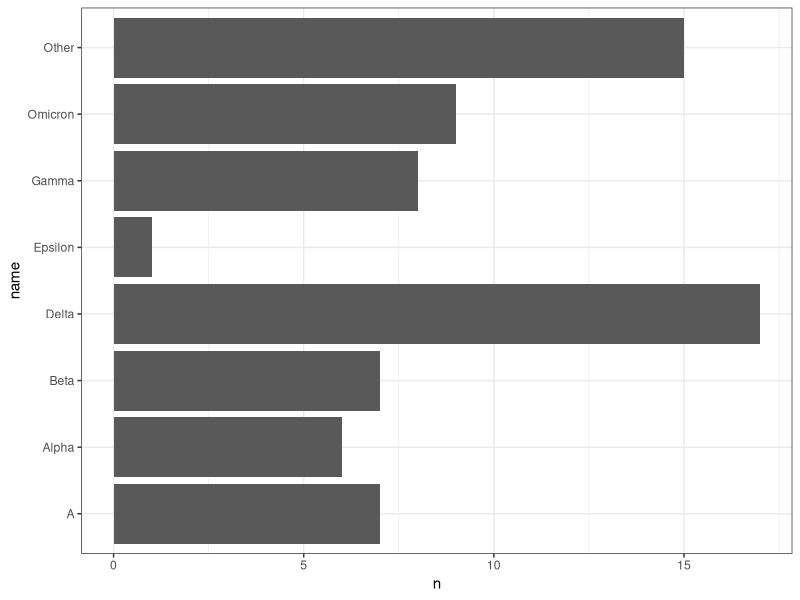
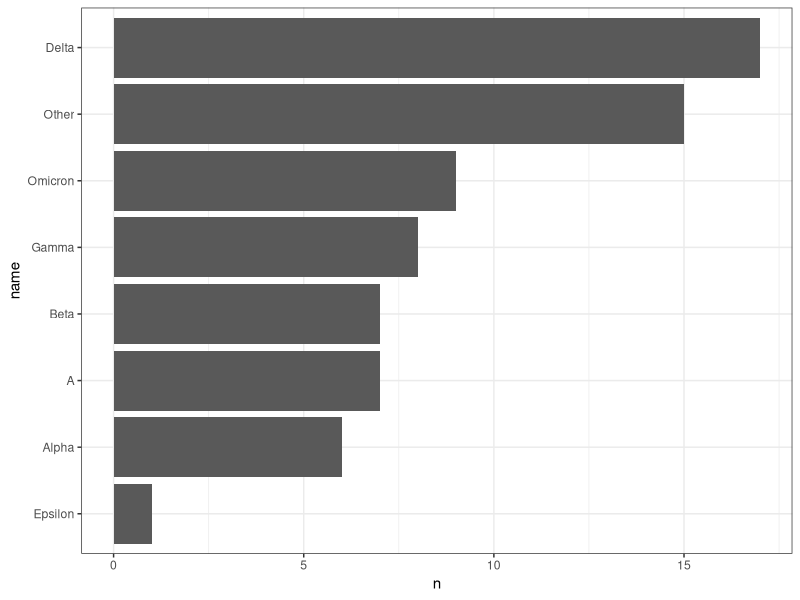
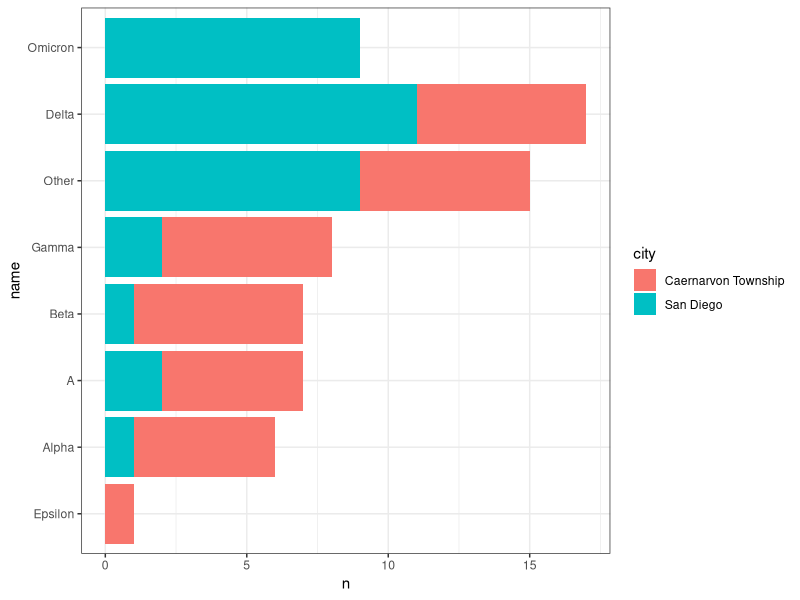
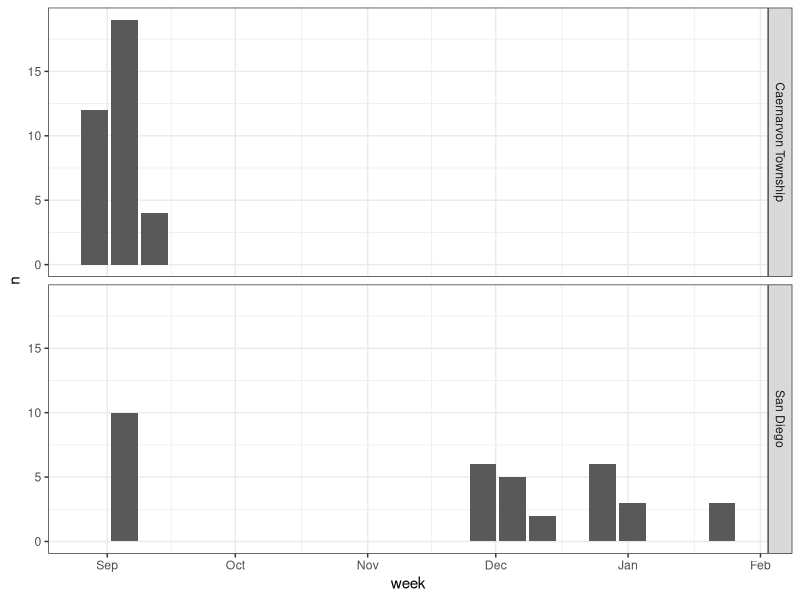
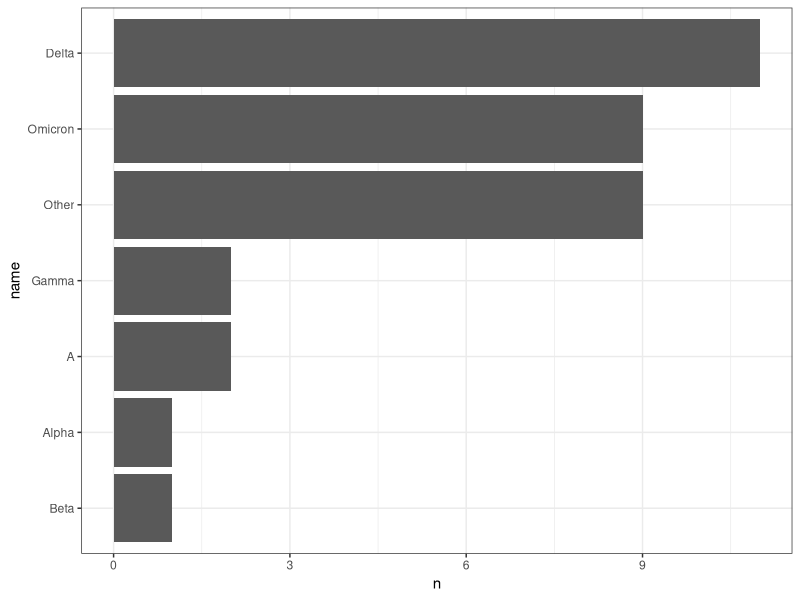
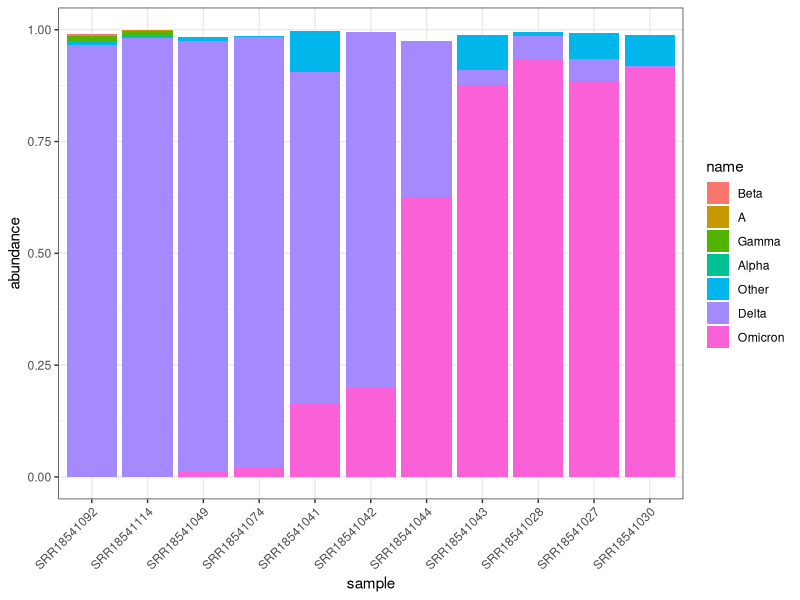
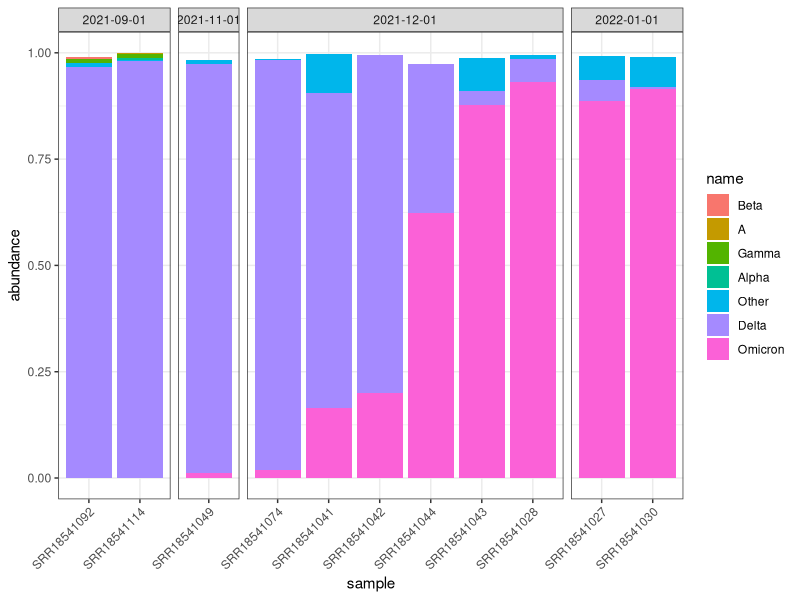
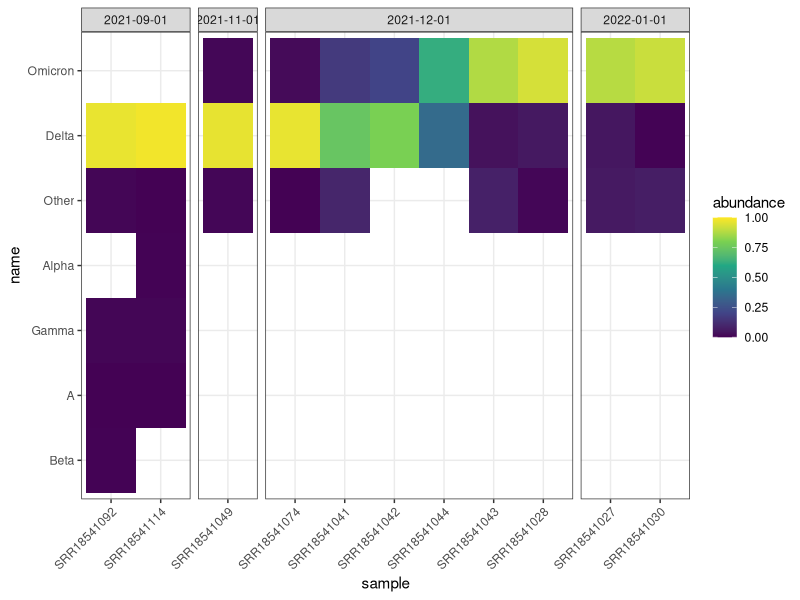

Here is the R script that generated these plots, in order:
## ---- chunk 1
#| echo: false
knitr::opts_chunk$set(echo = TRUE, root.dir = "../../course_files/r_demo/")
knitr::opts_knit$set(root.dir = "../../course_files/r_demo/")
## ---- chunk 2
#| message: false
library(tidyverse)
theme_set(theme_bw())
## ---- chunk 3
#| include: false
vocs <- read_csv("vocs_abundances.csv")
## ---- chunk 4
head(vocs)
## ---- chunk 5
vocs |> 
  # keep rows with >= 75% abundance
  filter(abundance >= 0.75) |> 
  # sort them by date
  arrange(date)
## ---- chunk 6
vocs |> 
  count(name)
## ---- chunk 7
vocs |> 
  # count occurrence of each VOC
  count(name) |> 
  # visualise
  ggplot(aes(x = n, y = name)) +
  geom_col()
## ---- chunk 8
vocs |> 
  # count occurrence of each VOC
  count(name) |> 
  # reorder the names by their count
  mutate(name = fct_reorder(name, n)) |>
  # visualise
  ggplot(aes(x = n, y = name)) +
  geom_col()
## ---- chunk 9
vocs |> 
  # count by city and name
  count(city, name) |> 
  # reorder the names by their count
  mutate(name = fct_reorder(name, n)) |> 
  # visualise
  ggplot(aes(x = n, y = name)) +
  geom_col(aes(fill = city))
## ---- chunk 10
vocs |> 
  # create a variable with the start of the week for each sample
  mutate(week = floor_date(date, "week")) |> 
  # count how many samples per week and city
  count(week, city) |> 
  # barplot
  ggplot(aes(week, n)) +
  geom_col() +
  facet_grid(rows = vars(city))
## ---- chunk 11
sandiego <- vocs |> 
  filter(city == "San Diego") |> 
  mutate(month = floor_date(date, "month"),
         sample = fct_reorder(sample, date),
         name = fct_reorder(name, date))
## ---- chunk 12
sandiego |> 
  count(name) |> 
  mutate(name = fct_reorder(name, n)) |> 
  ggplot(aes(n, name)) +
  geom_col()
## ---- chunk 13
sandiego |> 
  ggplot(aes(x = sample, y = abundance)) +
  geom_col(aes(fill = name)) +
  scale_x_discrete(guide = guide_axis(angle = 45))
## ---- chunk 14
sandiego |> 
  ggplot(aes(x = sample, y = abundance)) +
  geom_col(aes(fill = name)) +
  scale_x_discrete(guide = guide_axis(angle = 45)) +
  facet_grid(cols = vars(month), scales = "free_x", space = "free_x")
## ---- chunk 15
sandiego |> 
  ggplot(aes(sample, name)) +
  geom_tile(aes(fill = abundance)) +
  scale_fill_viridis_c(limits = c(0, 1)) +
  scale_x_discrete(guide = guide_axis(angle = 45)) +
  facet_grid(~ month, scales = "free_x", space = "free_x")
## ---- chunk 16
sandiego |> 
  ggplot(aes(date, abundance, colour = name)) +
  geom_point(size = 2) +
  geom_line(linewidth = 1)
## ---- chunk 17
#| include: false
lineages <- read_csv("lineage_abundances.csv")
## ---- chunk 18
lineages |> 
  # keep only samples from San Diego
  filter(city == "San Diego") |> 
  # order the samples and lineages by date
  mutate(sample = fct_reorder(sample, date),
         name = fct_reorder(name, date)) |> 
  # visualise
  ggplot(aes(sample, name)) +
  geom_tile(aes(fill = abundance)) +
  scale_fill_viridis_c(limits = c(0, 1)) +
  theme_classic() +
  scale_x_discrete(guide = guide_axis(angle = 45)) +
  scale_y_discrete(guide = guide_axis(check.overlap = TRUE))
## ---- chunk 19
lineages |> 
  ggplot(aes(abundance)) +
  geom_histogram(binwidth = 0.01)
## ---- chunk 20
lineages |> 
  filter(sample == "SRR18541030")
## ---- chunk 21
lineages |> 
  # keep rows for sample of interest only
  filter(sample == "SRR18541030") |> 
  # sort lineage by abundance
  mutate(name = fct_reorder(name, abundance)) |> 
  # make the plot
  ggplot(aes(x = name, y = abundance, colour = abundance < 0.05)) +
  geom_pointrange(aes(ymin = boot_lo, ymax = boot_hi)) +
  labs(x = "Lineage", y = "Abundance (95% CI)", colour = "< 5%")
## ---- chunk 22
lineages |> 
  filter(sample == "SRR18541092") |> 
  mutate(name = fct_reorder(name, abundance)) |> 
  ggplot(aes(x = name, y = abundance, colour = abundance < 0.05)) +
  geom_pointrange(aes(ymin = boot_lo, ymax = boot_hi)) +
  scale_x_discrete(guide = guide_axis(angle = 45)) +
  labs(x = "Lineage", y = "Abundance (95% CI)", colour = "< 5%", 
       main = "Sample: SRR18541092")

lineages |> 
  filter(sample == "SRR18541114") |> 
  mutate(name = fct_reorder(name, abundance)) |> 
  ggplot(aes(x = name, y = abundance, colour = abundance < 0.05)) +
  geom_pointrange(aes(ymin = boot_lo, ymax = boot_hi)) +
  scale_x_discrete(guide = guide_axis(angle = 45)) +
  labs(x = "Lineage", y = "Abundance (95% CI)", colour = "< 5%",
       main = "Sample: SRR18541114")
## ---- chunk 23
sandiego |> 
  # keep rows for sample of interest only
  filter(sample %in% c("SRR18541092", "SRR18541114")) |> 
  # make the plot
  ggplot(aes(x = name, y = abundance, colour = sample)) +
  geom_pointrange(aes(ymin = boot_lo, ymax = boot_hi), 
                  position = position_dodge(width = 0.5))
